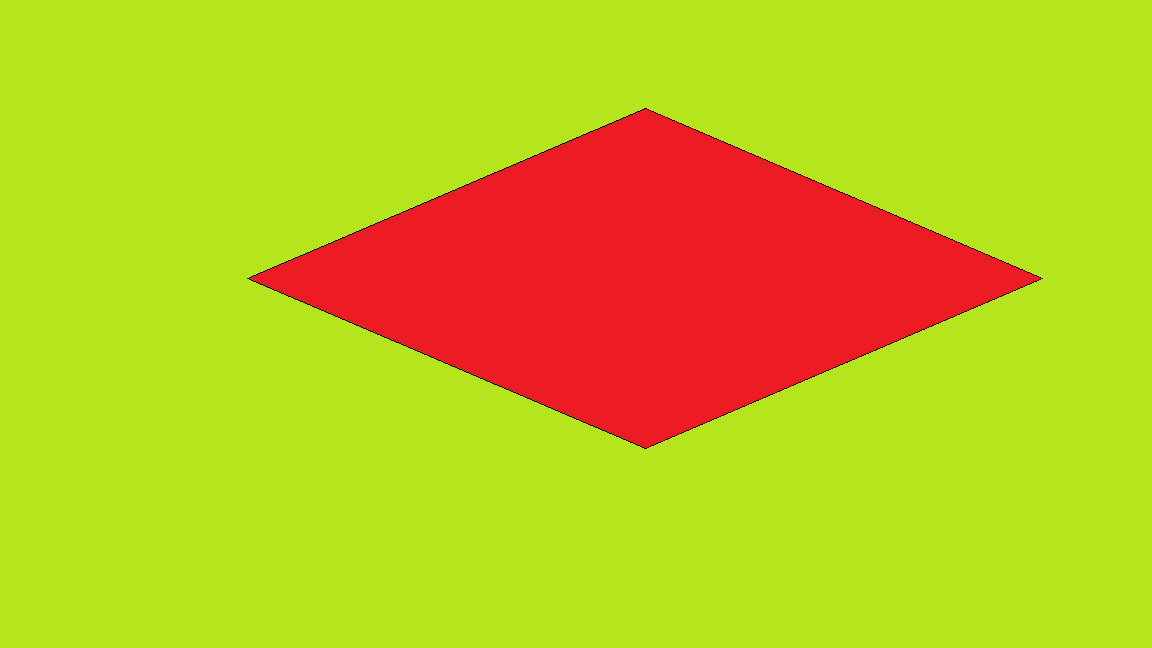
#> input picture Data/rhombus.png, 1152 x 648 px, found by its file name
$ python test_shapes.py
#> lines starting #> are read from the running program, lines starting #| are printed output that depends on the picture; after the words box and inside, x2 and y2 are one past the last pixel; in counts of white or black regions, pixels touching at a corner belong together; long printed decimals are rounded
### Evaluation.py
import numpy as np

class Evaluation:
    def f_score(algo, human):

        algo_map = np.where(algo != 0, 1, 0) # +1 = edge, 0 = non_edge

        human_map = np.where(human != 0, 1, -1) # +1 = edge, -1 = non_edge

        true_positive = np.argwhere((algo_map - human_map) == 0)
        true_negative = np.argwhere((algo_map - human_map) == 1)
        false_positive = np.argwhere((algo_map - human_map) == 2)
        false_negative = np.argwhere((algo_map - human_map) == -1)

        TP = len(true_positive)
        # print("TP = ", TP)
        FP = len(false_positive)
        # print("FP = ", FP)
        FN = len(false_negative)
        # print("FN = ", FN)
        TN = len(true_negative)
        # print("TN = ", TN)

        P = TP/(TP+FP)  # precision
        R = TP/(TP+FN)  # recall
        F_score = (2*P*R)/(P+R)

        '''BEM_FP = np.where((algo_map - human_map) == 2, 255, 0)
        dip.show_image(image = BEM_FP, title = "Binary Edge Map FP", info = False)

        BEM_TP = np.where((algo_map - human_map) == 0, 255, 0)
        dip.show_image(image = BEM_TP, title = "Binary Edge Map TP", info = False)

        BEM_FN = np.where((algo_map - human_map) == -1, 255, 0)
        dip.show_image(image = BEM_FN, title = "Binary Edge Map FN", info = False)

        BEM_TN = np.where((algo_map - human_map) == 1, 255, 0)
        dip.show_image(image = BEM_TN, title = "Binary Edge Map TN", info = False)'''

        return F_score

    # [37 lines left out: functions accuracy, jaccard, not called in this run]

    def mse(algo, human):

        algo_map = np.where(algo != 0, 1, 0) # +1 = edge, 0 = non_edge
        human_map = np.where(human != 0, 1, 0) # +1 = edge, 0 = non_edge

        h = algo_map.shape[0]
        w = algo_map.shape[1]
        diff = human_map - algo_map
        value = np.sum(np.power(diff,2))/(h*w)

        return value

    # Edge Position Error
    # EPE = average distance of the edge pixels in the algo_map to the nearest edge pixel in the human_map
    # [31 lines left out: function epe, not called in this run]

### dip.py
#######     ##   #######
##    ##    ##   ##     ##
##     ##   ##   ##     ##
##     ##   ##   #######
##     ##   ##   ##
##    ##    ##   ##
#######     ##   ##

from matplotlib import pyplot as plt
import cv2

def WizardFamiliar(speech = ''):

    if speech:
        bubble = f"  ___ {speech}"
    else:
        bubble = ""

    WizardsFamiliar = (f"""

             ^...^
            / o,o \\ {bubble}
            |):::(|
          ====w=w====

    """)
    # +3 Spot (dark)
    print(WizardsFamiliar)

def show_image(image, title = "", info = False, BGR2RGB = False):
    if image is not None:
        if len(image.shape) == 2:
            if info:
                print("Image type Grayscale "+str(image.shape))
            plt.imshow(image, cmap = 'gray', vmin=0, vmax=255)
            plt.title(title)
            plt.xticks([]), plt.yticks([])
            plt.show();
        elif (len(image.shape) == 3 and (
            image.shape[2] == 3 or image.shape[2] == 4)):
            if info:
                print("Image type Colored",str(image.shape),
                "\nNumber of Channels",image.shape[2],
                "\nNumber of Rows",image.shape[0],
                "\nNumber of Columns",image.shape[1])
            if BGR2RGB:
                image = cv2.cvtColor(image,cv2.COLOR_BGR2RGB)
            plt.imshow(image)
            plt.title(title)
            plt.xticks([]), plt.yticks([])
            plt.show();
        else:
            print("Error. Dimension Check.")
    else:
        print("Error. Unable to load the Image.")
    return image

WizardFamiliar("DIP!")

### test_shapes.py
from Evaluation import Evaluation
import cv2
import os
import dip
import numpy as np

# test with simple shapes, ground truth computed using Canny

# load of the binary map obtained using the pel algorithm
parent_dir = os.path.dirname(__file__)
image_name = "rhombus"
algo_map_dir = "\\Data\\" + image_name + "\\"
file_name = image_name + "_BEMT.png"
folder_path = parent_dir + algo_map_dir
file_path = parent_dir + algo_map_dir + file_name

BEM_algo = cv2.imread(filename = file_path, flags = cv2.IMREAD_GRAYSCALE)
BEM_algo = np.where(BEM_algo == 14, 0, BEM_algo) # put 0 as background, because PEL background in greyscale is 14
dip.show_image(image = BEM_algo, title = "Binary Edge Map Algo", info = False)

file_path = parent_dir + "\\Data\\rhombus.png"
img = cv2.imread(filename = file_path, flags = cv2.IMREAD_GRAYSCALE)
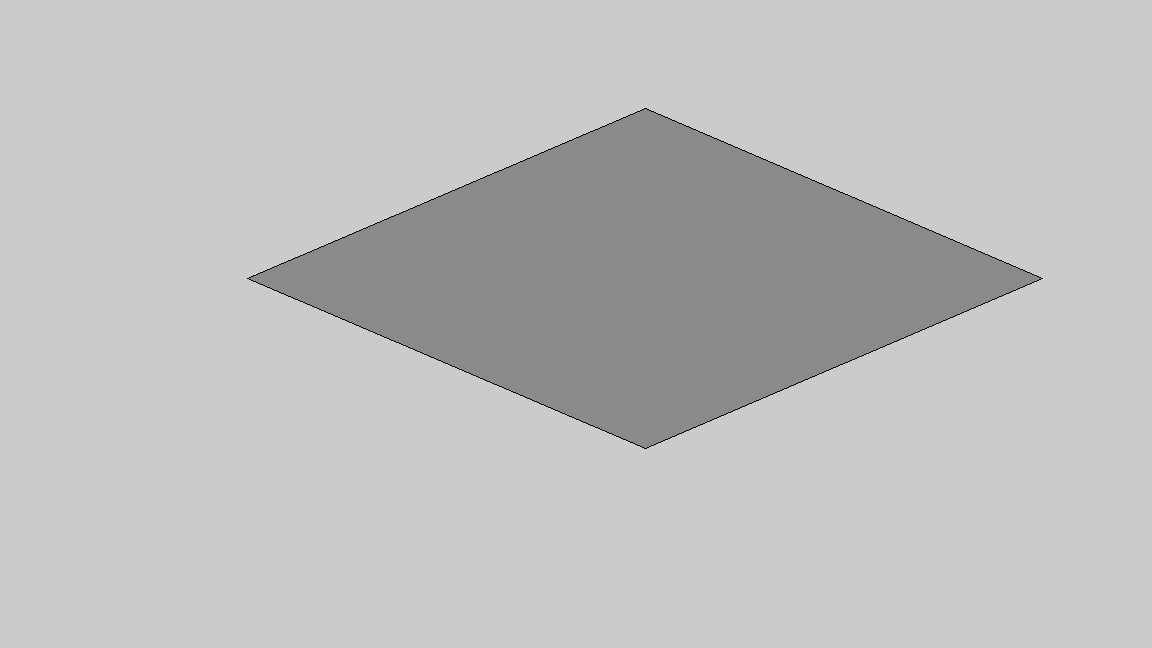
#> img: shape (648, 1152); min 0, max 203, mean 190.9
print(img.shape)
#| (648, 1152)

# computation of the ground truth using Canny
# img_filtered = cv2.GaussianBlur(src = img, ksize = (0, 0), sigmaX = 2.0, sigmaY = 0, borderType = cv2.BORDER_DEFAULT)
# BEM_human = cv2.Canny(img_filtered, 20, 40, apertureSize = 3, L2gradient = True)

# computation of the ground truth using Morphological operators
k = np.array([
    [0, 1, 0],
    [1, 1, 1],
    [0, 1, 0]
], np.uint8)
e = np.zeros((img.shape))
d = np.zeros((img.shape))

e = cv2.erode(img, k)
d = cv2.dilate(img, k)
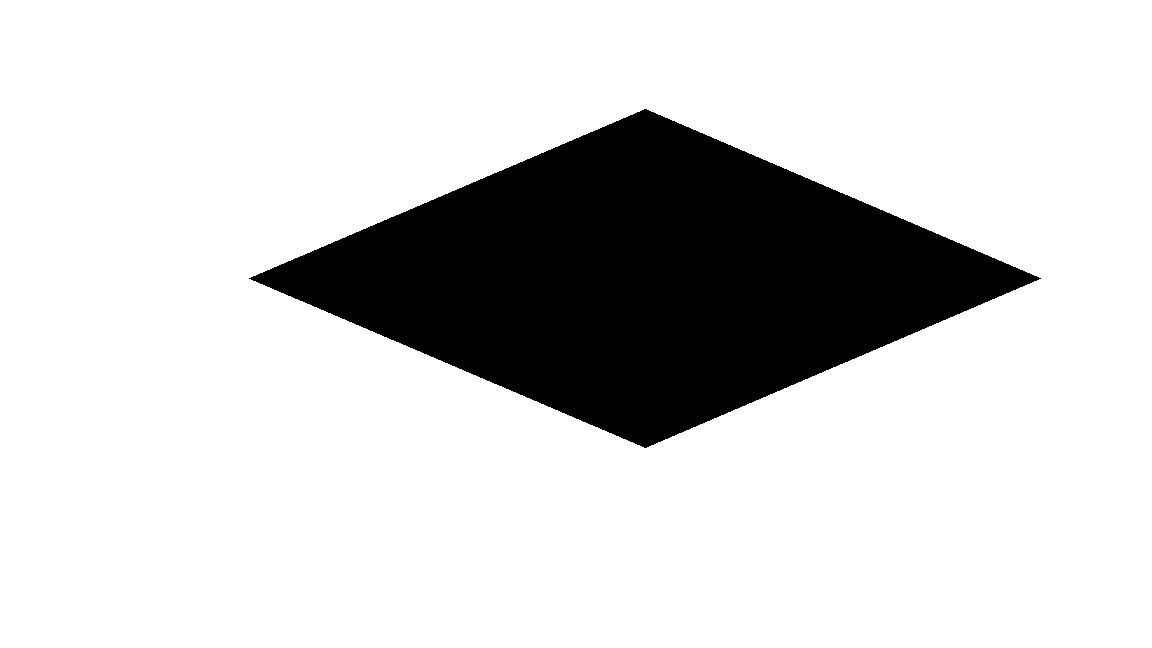
#> d: shape (648, 1152); values 138 (black) and 203 (white), 82% white; 1 black region, box (x1, y1, x2, y2) and area: (249, 109, 1041, 448) 134358

BEM_human = d - e
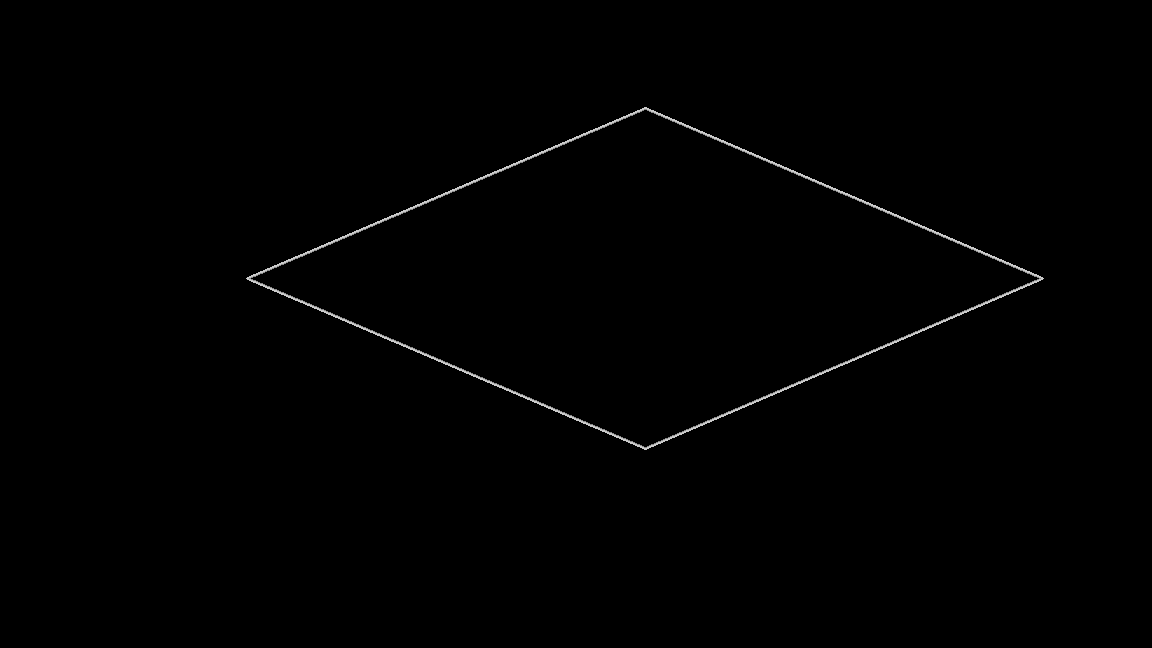
#> BEM_human: shape (648, 1152); min 0, max 203, mean 1.2

dip.show_image(image = BEM_human, title = "Binary Edge Map Human", info = False)

f_algo = Evaluation.f_score(BEM_algo, BEM_human)
#> in f_score, `algo_map = np.where(algo != 0, 1, 0)`: algo_map = 1
#> in f_score, `human_map = np.where(human != 0, 1, -1)`:
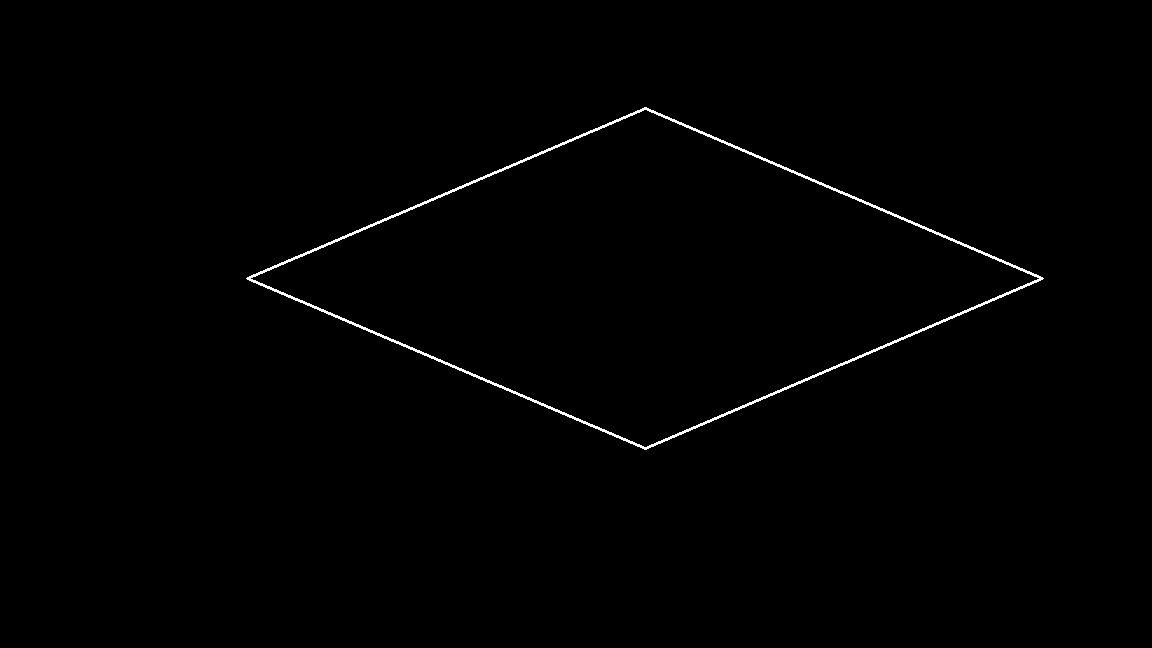
#> human_map: shape (648, 1152) int64; values -1 (black) and 1 (white), 0.64% white in thin lines or dots, all inside (x1, y1, x2, y2) = (246, 107, 1044, 450)
#> in f_score, `true_positive = np.argwhere((algo_map - human_map) == 0)`: true_positive = 4762 pairs, first value 107 to 449, second value 246 to 1043
#> in f_score, `true_negative = np.argwhere((algo_map - human_map) == 1)`: true_negative = empty array
#> in f_score, `false_positive = np.argwhere((algo_map - human_map) == 2)`: false_positive = 741734 pairs, first value 0 to 647, second value 0 to 1151
#> in f_score, `false_negative = np.argwhere((algo_map - human_map) == -1)`: false_negative = empty array
#> in f_score, `TP = len(true_positive)`: TP = 4762
#> in f_score, `FP = len(false_positive)`: FP = 741734
#> in f_score, `FN = len(false_negative)`: FN = 0
#> in f_score, `P = TP/(TP+FP)`: P = 0.00638
#> in f_score, `R = TP/(TP+FN)`: R = 1
#> in f_score, `F_score = (2*P*R)/(P+R)`: F_score = 0.0127
#> f_algo = 0.0127
print("f_score:", f_algo)
#| f_score: 0.01268
mse_algo = Evaluation.mse(BEM_algo, BEM_human)
#> in mse, `algo_map = np.where(algo != 0, 1, 0)`: algo_map = 1
#> (the run stopped early here; a loop or call above may not have finished)
